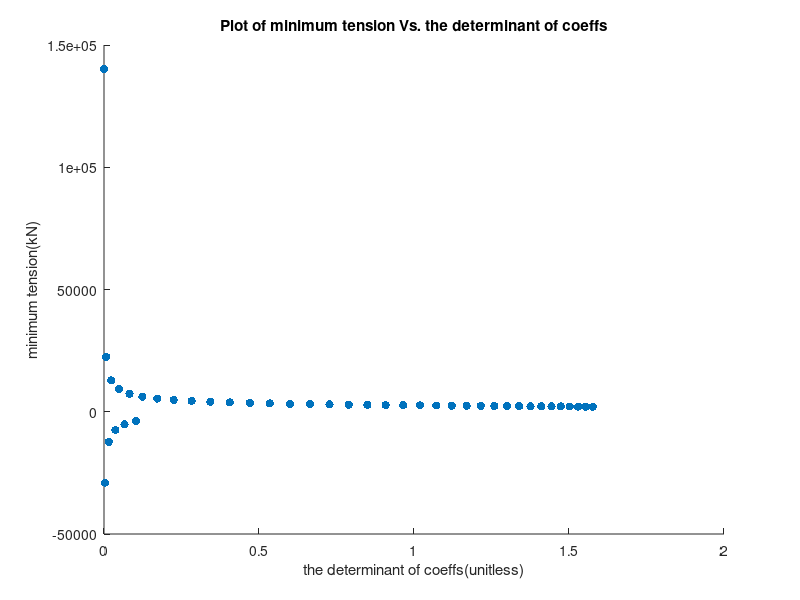
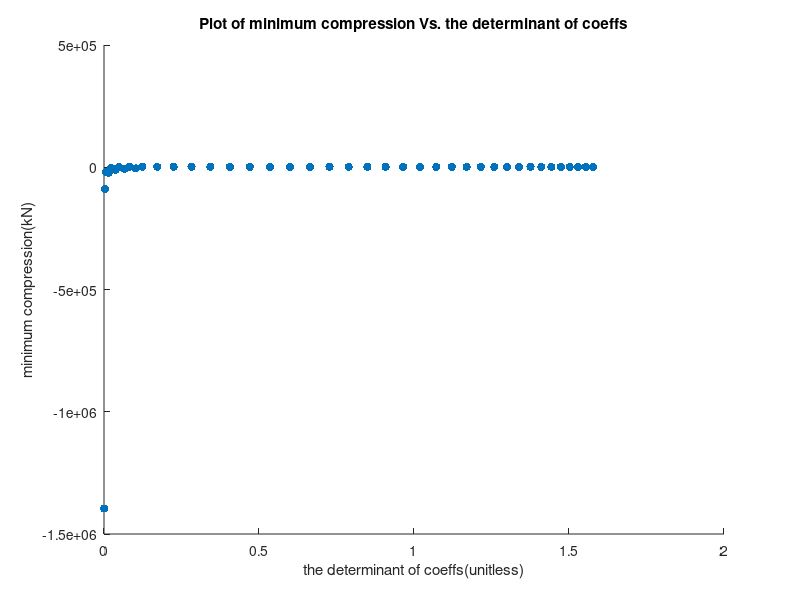

These charts were generated, in order, by the following MATLAB code:

zID = [1, 8, 7, 5, 1, 10, 1];

A = zID(2);
B = zID(3);
C = zID(4);
D = zID(5);
E = zID(6);
F = zID(7);
Z = [];
nonZ = [];
minT = [];
minC = [];
detPlot = [];


for x = 0:.05:2
    y = -.4111*(x-2);
    Apos = [1,1.5,3]; % [x,y,z] position of joint A
    Bpos = [x,y,0]; 
    Cpos = [1,3,0];
    Dpos = [0,0,0];
    AtoB = (Bpos-Apos)/norm(Bpos-Apos); % Unit vector from A to B
    AtoC = (Cpos-Apos)/norm(Cpos-Apos); % Unit vector from A to C
    AtoD = (Dpos-Apos)/norm(Dpos-Apos); % Unit vector from A to D
    DtoB = (Bpos-Dpos)/norm(Bpos-Dpos); % Unit vector from D to B
    DtoC = (Cpos-Dpos)/norm(Cpos-Dpos); % Unit vector from D to C
    BtoC = (Cpos-Bpos)/norm(Cpos-Bpos); % Unit vector from B to C

    FAx = -(D-A)*123;
    FAy = +(E-C)*123;
    FAz = -(F-B)*123;
    load_vals = [];
    % Order of unknowns x = [By;Bz;Cx;Cz;Dy;Dz;AB;AC;AD;BC;BD;CD];
    coeffs = [0,0,-1,0,0,0,zeros(1,6); % Frame equilibrium in x
            -1,0,0,0,-1,0,zeros(1,6); % Frame equilibrium in y
            0,-1,0,-1,0,-1,zeros(1,6); % Frame equilibrium in z
            0,0,0,-3,0,0,zeros(1,6); % Moment about D in x direction
            0,2,0,1,0,0,zeros(1,6); % Moment about D in y direction
            -2,0,3,0,0,0,zeros(1,6); % Moment about D in z direction
            zeros(1,6),AtoB(1),AtoC(1),AtoD(1),0,0,0; % summation of forces in x at A
            zeros(1,6),AtoB(2),AtoC(2),AtoD(2),0,0,0; % summation of forces in y at A
            zeros(1,6),AtoB(3),AtoC(3),AtoD(3),0,0,0; % summation of forces in z at A
            zeros(1,6),-AtoB(1),0,0,BtoC(1),-DtoB(1),0; % summation of forces in x at B
            -1,zeros(1,5),-AtoB(2),0,0,BtoC(2),-DtoB(2),0; % summation of forces in y at B
            0,0,-1,0,0,0,0,-AtoC(1),0,-BtoC(1),0,-DtoC(1)]; % summation of forces in x at C
    %         0,0,0,0,0,0,0,-AtoC(3),0,-BtoC(3),0,-DtoC(3)]; % summation in z direction
    constants = [-FAx;-FAy;-FAz;-1.5*FAz+3*FAy;FAz-3*FAx;-FAy+1.5*FAx;... constants for external loading
        -FAx;-FAy;-FAz;0;0;0]; % Constants from the external forces
     detPlot = [detPlot, det(coeffs)];
    solution = coeffs\constants;


    minT = [minT, solution(3+6,1)]; %used min functions on first value, [findMinT, findMinTIndex] = minVec(solution(7:end,1))
    minC = [minC, solution(4+6,1)]; %used minusMin functions on first value, [findMinC, findMinCIndex] = minusminVec(solution(7:end,1))
end


find(abs(minT -12800) < 1)
scatter(detPlot,minT,'filled');
title('Plot of minimum tension Vs. the determinant of coeffs')
xlabel('the determinant of coeffs(unitless)') 
ylabel('minimum tension(kN)')
figure()

scatter(detPlot,minC,'filled');
title('Plot of minimum compression Vs. the determinant of coeffs')
xlabel('the determinant of coeffs(unitless)') 
ylabel('minimum compression(kN)')


function [minv, minvInd] = minVec(vec)
    minv = max(vec);
    i = 1;
    while i < height(vec)
        if minv > vec(i,1) && vec(i,1) > 0
            minv = vec(i,1);
            minvInd = i;
        end
        i = i + 1;
    end  
end

function [minv, minvInd] = minusminVec(vec)
    minv = min(vec);
    i = 1;
    while i < height(vec)
        if minv < vec(i,1) && vec(i,1) < 0
            minv = vec(i,1);
            minvInd = i;
        end
        i = i + 1;
    end  
end